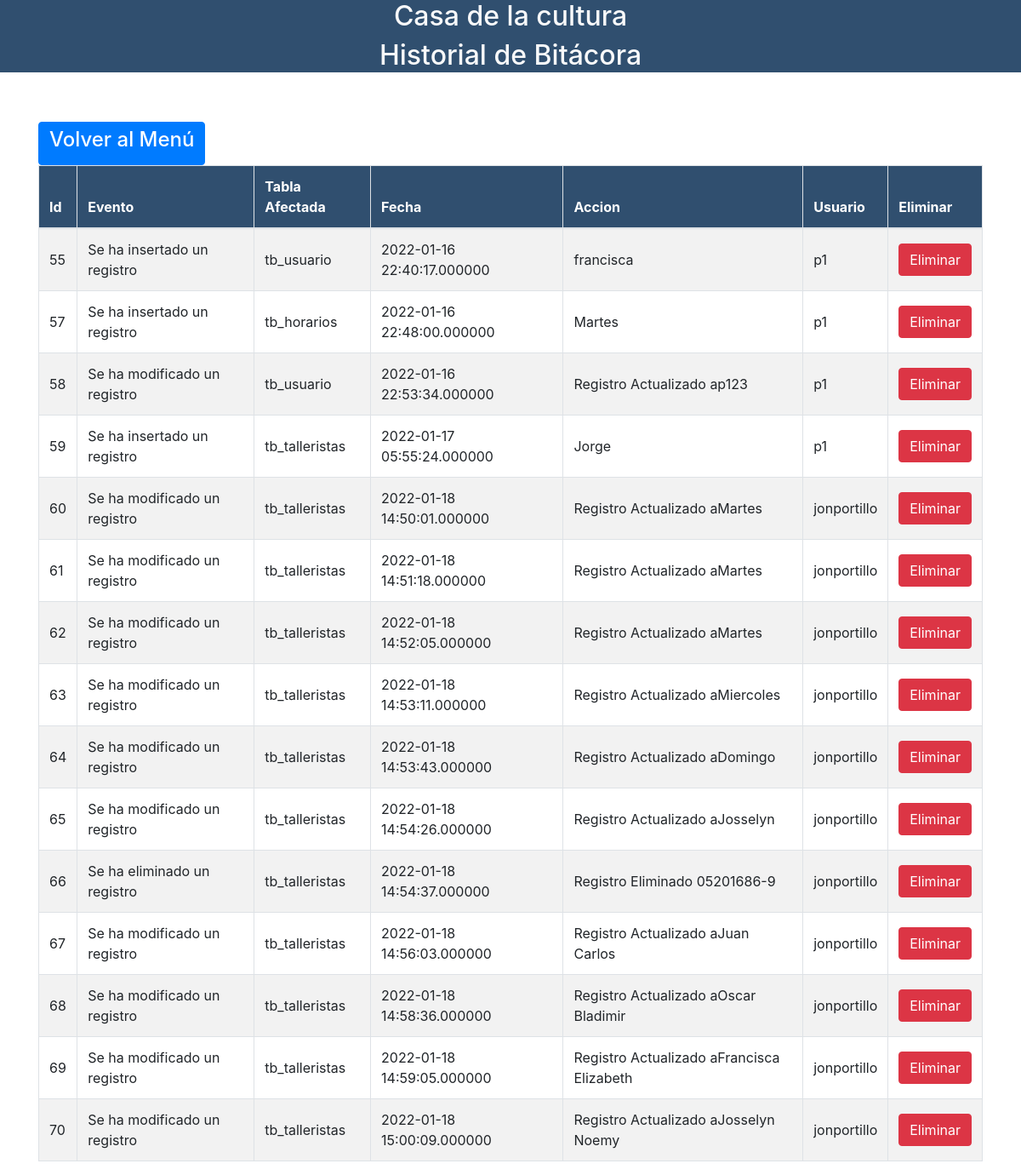
The page /Ver_Bitacora.php on the database as committed earlier.
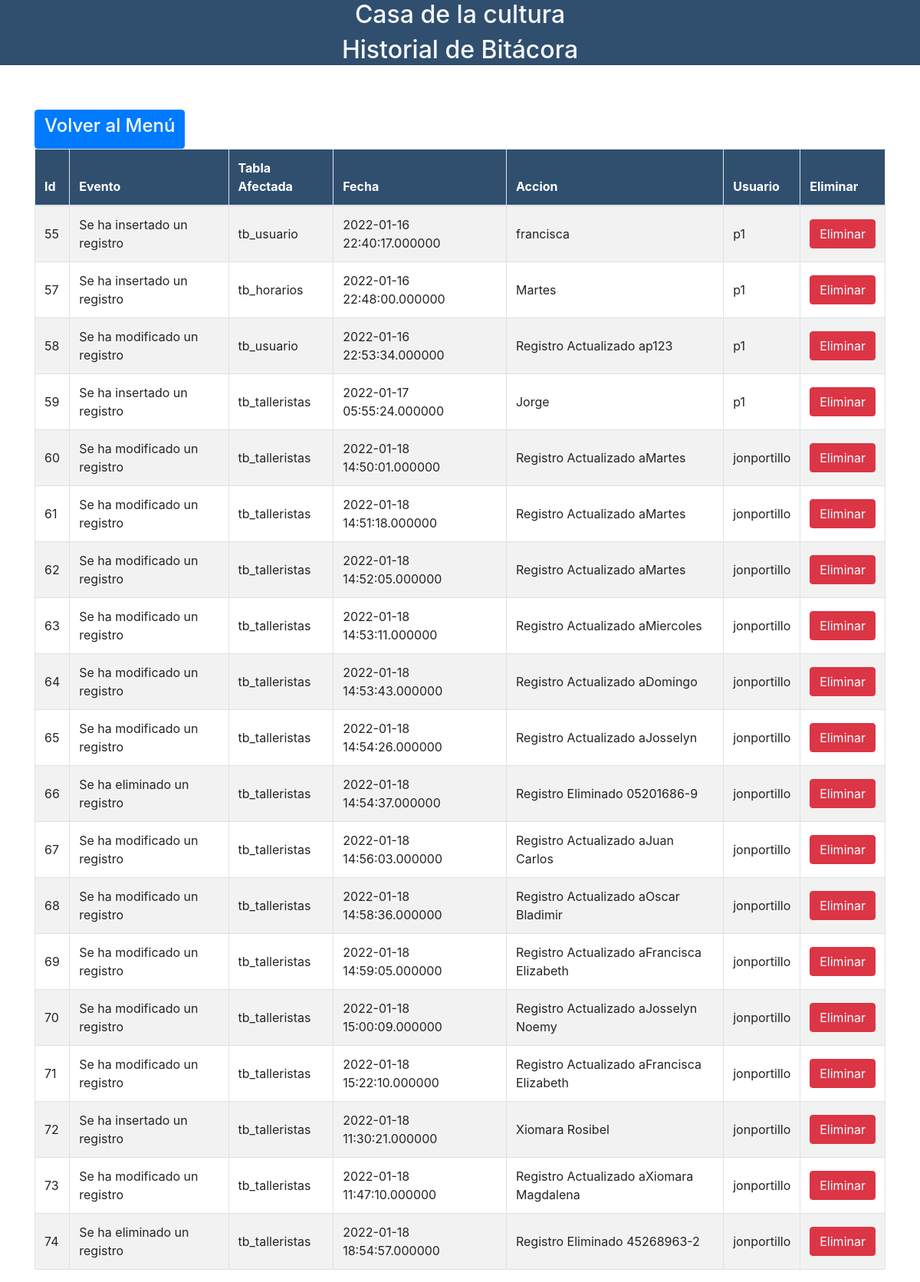
The same page on the database as committed later.
### tables this page shows
CREATE TABLE `tb_bitacora`  (
  `id_bitacora` int(11) NOT NULL AUTO_INCREMENT,
  `evento_bitacora` text NULL,
  `tabla_bitacora` text NULL,
  `fecha_bitacora` datetime(6) NULL DEFAULT NULL,
  `accion_bitacora` text NULL,
  `usuario_bitacora` text NULL,
  PRIMARY KEY (`id_bitacora`) USING BTREE
);

### Ver_Bitacora.php (the view, shortened to what this page needs)
<?php
$con = conectar();
?>
<!doctype html>
<html lang="en">
<head>
    <link rel="stylesheet" href="tablas_css/bootstrap/css/bootstrap.min.css">
    <link rel="stylesheet" href="tablas_css/main.css">
    <link rel="stylesheet" type="text/css" href="tablas_css/datatables/datatables.min.css" />
    <link rel="stylesheet" type="text/css" href="tablas_css/datatables/DataTables-1.10.18/css/dataTables.bootstrap4.min.css">
    <link rel="stylesheet" href="https://use.fontawesome.com/releases/v5.8.2/css/all.css">
    <link rel="stylesheet" href="./vendor/sweetalert2/dist/sweetalert2.min.css">
</head>
<body>
    <header>
        <h2 class="text-center text-light">Casa de la cultura</h2>
        <h2 class="text-center text-light">Historial de Bitácora</h2>
    </header>
    <div style="height:50px"></div>
    <div class="container">
        <a href="http://localhost/ProyectoCultura/menu_administrador.php" class="btn btn-primary">
            <h4> Volver al Menú </h4>
        </a>
        <br>
        <div class="row">
            <div class="col-lg-12">
                <div class="table-responsive">
                    <table id="example" class="table table-striped table-bordered" cellspacing="0" width="100%">
                        <thead>
                            <tr>
                                <th>Id</th>
                                <th>Evento</th>
                                <th>Tabla Afectada</th>
                                <th>Fecha</th>
                                <th>Accion</th>
                                <th>Usuario</th>
                                <th>Eliminar</th>
                            </tr>
                        </thead>
                        <tbody>
                            <?php
                            $sql = "SELECT
                                         *
                                     FROM
                                         tb_bitacora";
                            $query = mysqli_query($con, $sql);
                            while ($row = mysqli_fetch_array($query)) {
                            ?>
                                <tr>
                                    <td><?php echo $row['id_bitacora'] ?></td>
                                    <td><?php echo $row['evento_bitacora'] ?></td>
                                    <td><?php echo $row['tabla_bitacora'] ?></td>
                                    <td><?php echo $row['fecha_bitacora'] ?></td>
                                    <td><?php echo $row['accion_bitacora'] ?></td>
                                    <td><?php echo $row['usuario_bitacora'] ?></td>
                                    <td><a href="javascript:void(0)" class="btn btn-danger" id="delete_id" data-id="<?php echo $row['id_bitacora'] ?>">Eliminar</a></td>
                                </tr>
                            <?php
                            }
                            ?>
                        </tbody>
                    </table>
                </div>
            </div>
        </div>
    </div>
</body>
</html>

### tablas_css/main.css (style rules this page uses)
header { background: #304f6f; }
table th { background-color: #304f6f !important; color: white; }
table>tbody>tr>td { vertical-align: middle !important; }

Rows that differ between the two databases and show on the page:
added tb_bitacora: id_bitacora "71", evento_bitacora "Se ha modificado un registro", tabla_bitacora "tb_talleristas", fecha_bitacora "2022-01-18 15:22:10.000000", accion_bitacora "Registro Actualizado aFrancisca Elizabeth", usuario_bitacora "jonportillo"
added tb_bitacora: id_bitacora "72", evento_bitacora "Se ha insertado un registro", tabla_bitacora "tb_talleristas", fecha_bitacora "2022-01-18 11:30:21.000000", accion_bitacora "Xiomara Rosibel", usuario_bitacora "jonportillo"
added tb_bitacora: id_bitacora "73", evento_bitacora "Se ha modificado un registro", tabla_bitacora "tb_talleristas", fecha_bitacora "2022-01-18 11:47:10.000000", accion_bitacora "Registro Actualizado aXiomara Magdalena", usuario_bitacora "jonportillo"
added tb_bitacora: id_bitacora "74", evento_bitacora "Se ha eliminado un registro", tabla_bitacora "tb_talleristas", fecha_bitacora "2022-01-18 18:54:57.000000", accion_bitacora "Registro Eliminado 45268963-2", usuario_bitacora "jonportillo"
